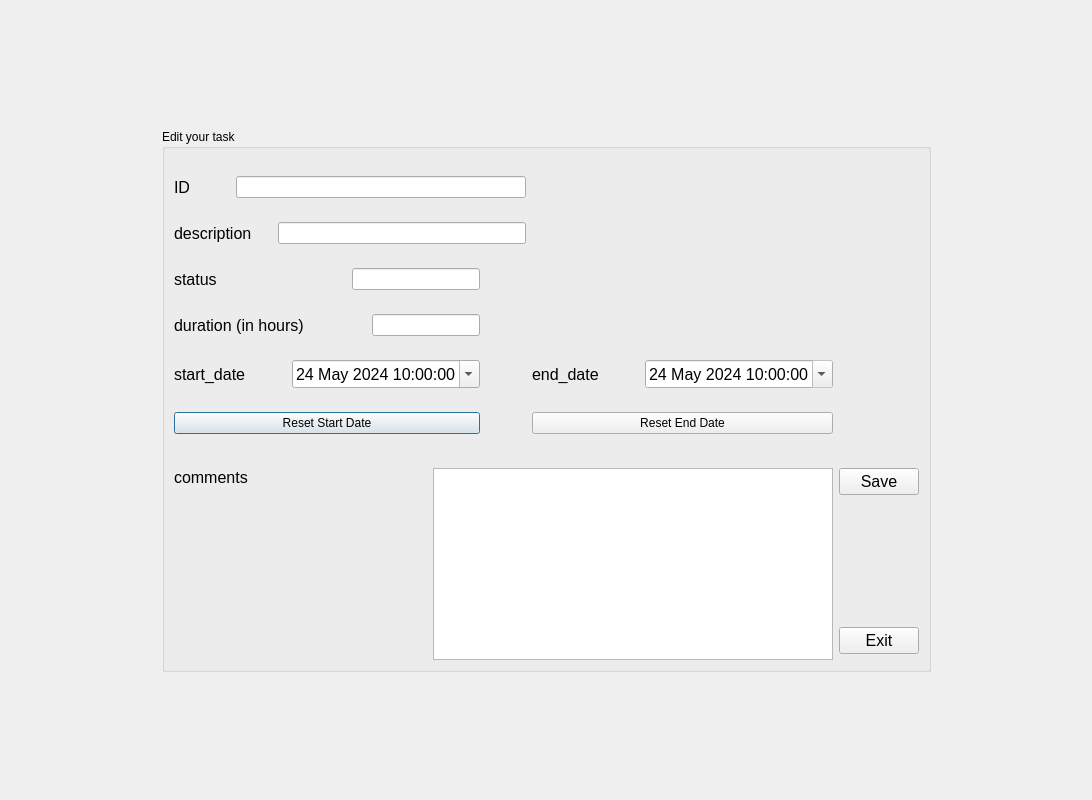
<?xml version="1.0" encoding="UTF-8"?>
<ui version="4.0">
 <class>Details</class>
 <widget class="QDialog" name="Details">
  <property name="geometry">
   <rect>
    <x>0</x>
    <y>0</y>
    <width>1092</width>
    <height>800</height>
   </rect>
  </property>
  <property name="windowTitle">
   <string>Dialog</string>
  </property>
  <layout class="QGridLayout" name="gridLayout_2">
   <item row="0" column="2">
    <spacer name="verticalSpacer_3">
     <property name="orientation">
      <enum>Qt::Vertical</enum>
     </property>
     <property name="sizeHint" stdset="0">
      <size>
       <width>20</width>
       <height>75</height>
      </size>
     </property>
    </spacer>
   </item>
   <item row="1" column="0">
    <spacer name="horizontalSpacer_8">
     <property name="orientation">
      <enum>Qt::Horizontal</enum>
     </property>
     <property name="sizeHint" stdset="0">
      <size>
       <width>118</width>
       <height>20</height>
      </size>
     </property>
    </spacer>
   </item>
   <item row="1" column="1" rowspan="2" colspan="2">
    <widget class="QGroupBox" name="groupBox">
     <property name="title">
      <string>Edit your task</string>
     </property>
     <layout class="QGridLayout" name="gridLayout">
      <item row="0" column="0">
       <spacer name="verticalSpacer_12">
        <property name="orientation">
         <enum>Qt::Vertical</enum>
        </property>
        <property name="sizeHint" stdset="0">
         <size>
          <width>20</width>
          <height>18</height>
         </size>
        </property>
       </spacer>
      </item>
      <item row="2" column="0">
       <spacer name="verticalSpacer_11">
        <property name="orientation">
         <enum>Qt::Vertical</enum>
        </property>
        <property name="sizeHint" stdset="0">
         <size>
          <width>20</width>
          <height>18</height>
         </size>
        </property>
       </spacer>
      </item>
      <item row="4" column="0">
       <spacer name="verticalSpacer_10">
        <property name="orientation">
         <enum>Qt::Vertical</enum>
        </property>
        <property name="sizeHint" stdset="0">
         <size>
          <width>20</width>
          <height>18</height>
         </size>
        </property>
       </spacer>
      </item>
      <item row="5" column="0">
       <layout class="QHBoxLayout" name="horizontalLayout_7">
        <item>
         <widget class="QLabel" name="label_status">
          <property name="font">
           <font>
            <pointsize>12</pointsize>
           </font>
          </property>
          <property name="text">
           <string>status</string>
          </property>
         </widget>
        </item>
        <item>
         <spacer name="horizontalSpacer_6">
          <property name="orientation">
           <enum>Qt::Horizontal</enum>
          </property>
          <property name="sizeHint" stdset="0">
           <size>
            <width>40</width>
            <height>20</height>
           </size>
          </property>
         </spacer>
        </item>
        <item>
         <widget class="QLineEdit" name="lineEdit_status">
          <property name="enabled">
           <bool>true</bool>
          </property>
          <property name="readOnly">
           <bool>true</bool>
          </property>
         </widget>
        </item>
       </layout>
      </item>
      <item row="6" column="0">
       <spacer name="verticalSpacer_9">
        <property name="orientation">
         <enum>Qt::Vertical</enum>
        </property>
        <property name="sizeHint" stdset="0">
         <size>
          <width>20</width>
          <height>18</height>
         </size>
        </property>
       </spacer>
      </item>
      <item row="7" column="0">
       <layout class="QHBoxLayout" name="horizontalLayout_3">
        <item>
         <widget class="QLabel" name="label_duration">
          <property name="font">
           <font>
            <pointsize>12</pointsize>
           </font>
          </property>
          <property name="text">
           <string>duration (in hours)</string>
          </property>
         </widget>
        </item>
        <item>
         <spacer name="horizontalSpacer_3">
          <property name="orientation">
           <enum>Qt::Horizontal</enum>
          </property>
          <property name="sizeHint" stdset="0">
           <size>
            <width>40</width>
            <height>20</height>
           </size>
          </property>
         </spacer>
        </item>
        <item>
         <widget class="QLineEdit" name="lineEdit_duration"/>
        </item>
       </layout>
      </item>
      <item row="8" column="0">
       <spacer name="verticalSpacer_8">
        <property name="orientation">
         <enum>Qt::Vertical</enum>
        </property>
        <property name="sizeHint" stdset="0">
         <size>
          <width>20</width>
          <height>18</height>
         </size>
        </property>
       </spacer>
      </item>
      <item row="9" column="0">
       <layout class="QVBoxLayout" name="verticalLayout_2">
        <item>
         <layout class="QHBoxLayout" name="horizontalLayout_4">
          <item>
           <widget class="QLabel" name="label_5">
            <property name="font">
             <font>
              <pointsize>12</pointsize>
             </font>
            </property>
            <property name="text">
             <string>start_date</string>
            </property>
           </widget>
          </item>
          <item>
           <spacer name="horizontalSpacer_4">
            <property name="orientation">
             <enum>Qt::Horizontal</enum>
            </property>
            <property name="sizeHint" stdset="0">
             <size>
              <width>40</width>
              <height>20</height>
             </size>
            </property>
           </spacer>
          </item>
          <item>
           <widget class="QDateTimeEdit" name="date_time_edit_start_date">
            <property name="font">
             <font>
              <pointsize>12</pointsize>
             </font>
            </property>
            <property name="buttonSymbols">
             <enum>QAbstractSpinBox::UpDownArrows</enum>
            </property>
            <property name="showGroupSeparator" stdset="0">
             <bool>false</bool>
            </property>
            <property name="minimumDateTime">
             <datetime>
              <hour>10</hour>
              <minute>0</minute>
              <second>0</second>
              <year>2024</year>
              <month>5</month>
              <day>24</day>
             </datetime>
            </property>
            <property name="minimumDate">
             <date>
              <year>2024</year>
              <month>5</month>
              <day>24</day>
             </date>
            </property>
            <property name="calendarPopup">
             <bool>true</bool>
            </property>
           </widget>
          </item>
         </layout>
        </item>
        <item>
         <spacer name="verticalSpacer_4">
          <property name="orientation">
           <enum>Qt::Vertical</enum>
          </property>
          <property name="sizeHint" stdset="0">
           <size>
            <width>20</width>
            <height>18</height>
           </size>
          </property>
         </spacer>
        </item>
        <item>
         <widget class="QPushButton" name="button_reset_start_date">
          <property name="text">
           <string>Reset Start Date</string>
          </property>
         </widget>
        </item>
       </layout>
      </item>
      <item row="9" column="1">
       <spacer name="horizontalSpacer_10">
        <property name="orientation">
         <enum>Qt::Horizontal</enum>
        </property>
        <property name="sizeHint" stdset="0">
         <size>
          <width>40</width>
          <height>20</height>
         </size>
        </property>
       </spacer>
      </item>
      <item row="9" column="2">
       <layout class="QVBoxLayout" name="verticalLayout_3">
        <item>
         <layout class="QHBoxLayout" name="horizontalLayout_5">
          <item>
           <widget class="QLabel" name="label_6">
            <property name="font">
             <font>
              <pointsize>12</pointsize>
             </font>
            </property>
            <property name="text">
             <string>end_date</string>
            </property>
           </widget>
          </item>
          <item>
           <spacer name="horizontalSpacer_5">
            <property name="orientation">
             <enum>Qt::Horizontal</enum>
            </property>
            <property name="sizeHint" stdset="0">
             <size>
              <width>40</width>
              <height>20</height>
             </size>
            </property>
           </spacer>
          </item>
          <item>
           <widget class="QDateTimeEdit" name="date_time_edit_end_date">
            <property name="font">
             <font>
              <pointsize>12</pointsize>
             </font>
            </property>
            <property name="readOnly">
             <bool>true</bool>
            </property>
            <property name="minimumDateTime">
             <datetime>
              <hour>10</hour>
              <minute>0</minute>
              <second>0</second>
              <year>2024</year>
              <month>5</month>
              <day>24</day>
             </datetime>
            </property>
            <property name="minimumDate">
             <date>
              <year>2024</year>
              <month>5</month>
              <day>24</day>
             </date>
            </property>
            <property name="calendarPopup">
             <bool>true</bool>
            </property>
           </widget>
          </item>
         </layout>
        </item>
        <item>
         <spacer name="verticalSpacer_5">
          <property name="orientation">
           <enum>Qt::Vertical</enum>
          </property>
          <property name="sizeHint" stdset="0">
           <size>
            <width>20</width>
            <height>18</height>
           </size>
          </property>
         </spacer>
        </item>
        <item>
         <widget class="QPushButton" name="button_reset_end_date">
          <property name="text">
           <string>Reset End Date</string>
          </property>
         </widget>
        </item>
       </layout>
      </item>
      <item row="10" column="0">
       <spacer name="verticalSpacer_6">
        <property name="orientation">
         <enum>Qt::Vertical</enum>
        </property>
        <property name="sizeHint" stdset="0">
         <size>
          <width>20</width>
          <height>28</height>
         </size>
        </property>
       </spacer>
      </item>
      <item row="10" column="2">
       <spacer name="verticalSpacer_7">
        <property name="orientation">
         <enum>Qt::Vertical</enum>
        </property>
        <property name="sizeHint" stdset="0">
         <size>
          <width>20</width>
          <height>28</height>
         </size>
        </property>
       </spacer>
      </item>
      <item row="11" column="0" rowspan="2" colspan="3">
       <layout class="QHBoxLayout" name="horizontalLayout_8">
        <item>
         <layout class="QVBoxLayout" name="verticalLayout">
          <item>
           <widget class="QLabel" name="label_comments">
            <property name="font">
             <font>
              <pointsize>12</pointsize>
             </font>
            </property>
            <property name="text">
             <string>comments</string>
            </property>
           </widget>
          </item>
          <item>
           <spacer name="verticalSpacer">
            <property name="orientation">
             <enum>Qt::Vertical</enum>
            </property>
            <property name="sizeHint" stdset="0">
             <size>
              <width>20</width>
              <height>40</height>
             </size>
            </property>
           </spacer>
          </item>
         </layout>
        </item>
        <item>
         <spacer name="horizontalSpacer_7">
          <property name="orientation">
           <enum>Qt::Horizontal</enum>
          </property>
          <property name="sizeHint" stdset="0">
           <size>
            <width>40</width>
            <height>20</height>
           </size>
          </property>
         </spacer>
        </item>
        <item>
         <widget class="QTextEdit" name="textEdit_comments">
          <property name="minimumSize">
           <size>
            <width>400</width>
            <height>0</height>
           </size>
          </property>
         </widget>
        </item>
       </layout>
      </item>
      <item row="11" column="3">
       <layout class="QVBoxLayout" name="verticalLayout_4">
        <item>
         <widget class="QPushButton" name="button_save">
          <property name="font">
           <font>
            <pointsize>12</pointsize>
           </font>
          </property>
          <property name="text">
           <string>Save</string>
          </property>
         </widget>
        </item>
        <item>
         <spacer name="verticalSpacer_13">
          <property name="orientation">
           <enum>Qt::Vertical</enum>
          </property>
          <property name="sizeHint" stdset="0">
           <size>
            <width>20</width>
            <height>40</height>
           </size>
          </property>
         </spacer>
        </item>
        <item>
         <widget class="QPushButton" name="button_exit">
          <property name="font">
           <font>
            <pointsize>12</pointsize>
           </font>
          </property>
          <property name="text">
           <string>Exit</string>
          </property>
         </widget>
        </item>
       </layout>
      </item>
      <item row="1" column="0" colspan="2">
       <layout class="QHBoxLayout" name="horizontalLayout">
        <item>
         <widget class="QLabel" name="label_id">
          <property name="font">
           <font>
            <pointsize>12</pointsize>
           </font>
          </property>
          <property name="text">
           <string>ID</string>
          </property>
         </widget>
        </item>
        <item>
         <spacer name="horizontalSpacer">
          <property name="orientation">
           <enum>Qt::Horizontal</enum>
          </property>
          <property name="sizeType">
           <enum>QSizePolicy::Minimum</enum>
          </property>
          <property name="sizeHint" stdset="0">
           <size>
            <width>40</width>
            <height>20</height>
           </size>
          </property>
         </spacer>
        </item>
        <item>
         <widget class="QLineEdit" name="lineEdit_id">
          <property name="toolTip">
           <string>Will be set automatically</string>
          </property>
          <property name="toolTipDuration">
           <number>2</number>
          </property>
          <property name="readOnly">
           <bool>true</bool>
          </property>
         </widget>
        </item>
       </layout>
      </item>
      <item row="3" column="0" colspan="2">
       <layout class="QHBoxLayout" name="horizontalLayout_6">
        <item>
         <layout class="QHBoxLayout" name="horizontalLayout_2">
          <item>
           <widget class="QLabel" name="label_description">
            <property name="font">
             <font>
              <pointsize>12</pointsize>
             </font>
            </property>
            <property name="text">
             <string>description</string>
            </property>
           </widget>
          </item>
          <item>
           <spacer name="horizontalSpacer_2">
            <property name="orientation">
             <enum>Qt::Horizontal</enum>
            </property>
            <property name="sizeType">
             <enum>QSizePolicy::Maximum</enum>
            </property>
            <property name="sizeHint" stdset="0">
             <size>
              <width>20</width>
              <height>20</height>
             </size>
            </property>
           </spacer>
          </item>
          <item>
           <widget class="QLineEdit" name="lineEdit_description">
            <property name="sizePolicy">
             <sizepolicy hsizetype="Expanding" vsizetype="Fixed">
              <horstretch>0</horstretch>
              <verstretch>0</verstretch>
             </sizepolicy>
            </property>
            <property name="readOnly">
             <bool>true</bool>
            </property>
           </widget>
          </item>
         </layout>
        </item>
       </layout>
      </item>
     </layout>
    </widget>
   </item>
   <item row="2" column="3">
    <spacer name="horizontalSpacer_9">
     <property name="orientation">
      <enum>Qt::Horizontal</enum>
     </property>
     <property name="sizeHint" stdset="0">
      <size>
       <width>117</width>
       <height>20</height>
      </size>
     </property>
    </spacer>
   </item>
   <item row="3" column="1">
    <spacer name="verticalSpacer_2">
     <property name="orientation">
      <enum>Qt::Vertical</enum>
     </property>
     <property name="sizeHint" stdset="0">
      <size>
       <width>20</width>
       <height>74</height>
      </size>
     </property>
    </spacer>
   </item>
  </layout>
 </widget>
 <resources/>
 <connections/>
</ui>
